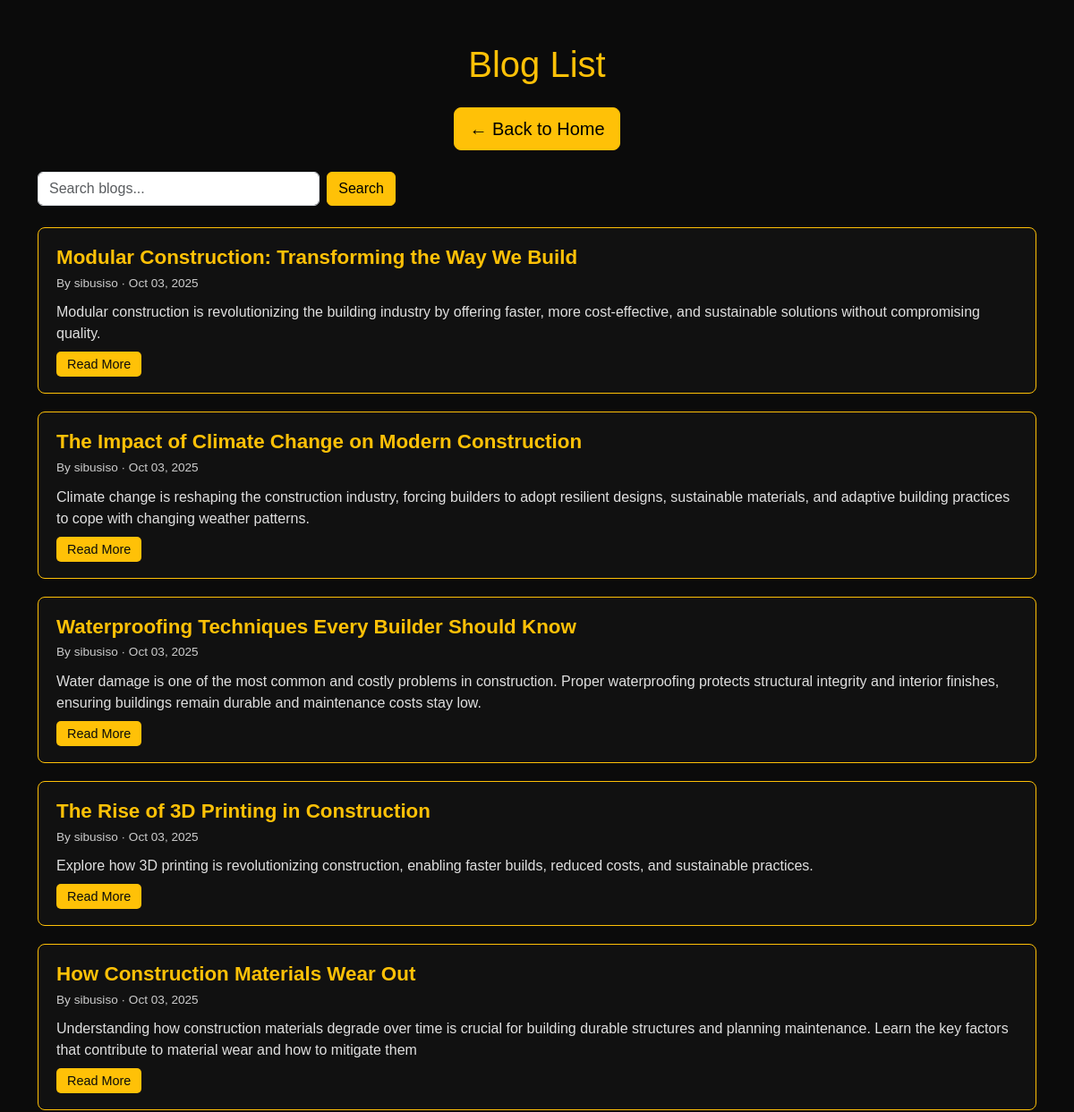
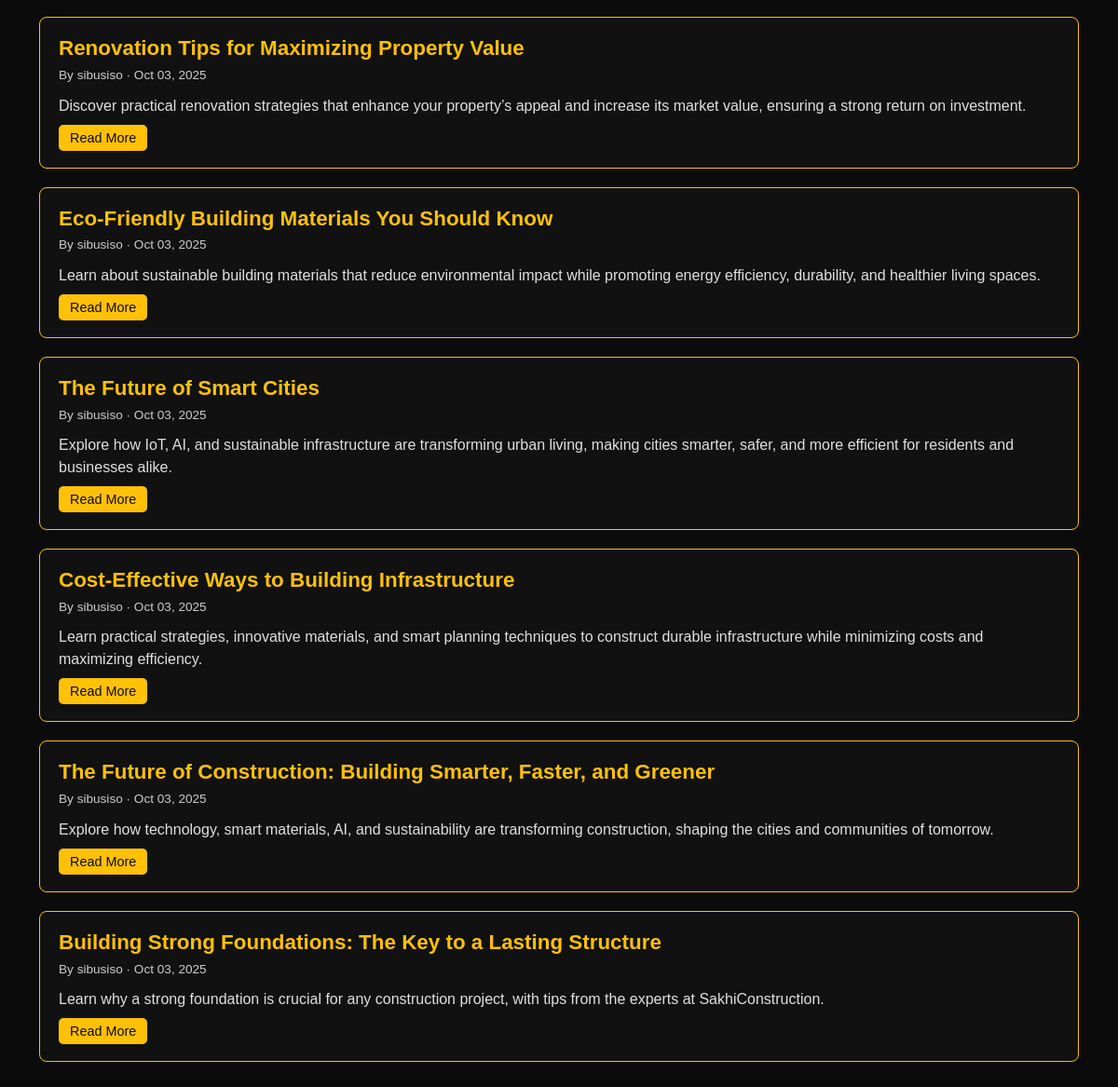
The app's page /blog/search/ with its own data (2 pictures, top to bottom).
### blog/models.py (models this page shows, shortened)
class Post(models.Model):
    image = models.ImageField(upload_to='posts/', default='construction.jpg')
    title = models.CharField(max_length=200)
    slug = models.SlugField(max_length=200, unique=False ,  blank=True)
    description = models.TextField(default='No description available.')
    content = RichTextField()
    author = models.ForeignKey(User, on_delete=models.CASCADE)
    created_at = models.DateTimeField(auto_now_add=True)

### blog/views.py (the view)
# urls.py: path('search/', BlogSearchView.as_view(), name='blog_search'),
class BlogSearchView(ListView):
    template_name = "blog_list.html"
    model = Post
    context_object_name = "posts"
    def get_queryset(self):
        query = self.request.GET.get("q")
        if query:
            return Post.objects.filter(title__icontains=query)
        return Post.objects.all().order_by('-created_at')

### templates/blog_list.html (shortened to what this page needs)
{% load static %}
<!DOCTYPE html>
<html lang="en">
<head>
  <link href="https://cdn.jsdelivr.net/npm/bootstrap@5.3.3/dist/css/bootstrap.min.css" rel="stylesheet">
  <link rel="stylesheet" href="{% static 'styles/main.css' %}">
</head>
<body>
  <div class="container py-5">
    <h1 class="text-center mb-4">Blog List</h1>
    <div class="text-center mb-4">
      <a href="{% url 'home' %}" class="btn btn-warning btn-lg">← Back to Home</a>
    </div>
    <form class="d-flex justify-content-center search-bar mb-4" action="{% url 'blog_search' %}" method="get">
      <input class="form-control me-2" type="search" name="q" placeholder="Search blogs..." aria-label="Search">
      <button class="btn btn-warning" type="submit">Search</button>
    </form>
    <div class="row">
      {% for post in posts %}
        <div class="col-12">
          <div class="blog-card">
            <h2 class="blog-title">{{ post.title }}</h2>
            <p class="blog-meta">By {{ post.author }} · {{ post.created_at|date:"M d, Y" }}</p>
            <p class="blog-content">{{ post.description|truncatewords:30 }}</p>
            <a href="{% url 'blog_post' post.slug %}" class="blog-btn">Read More</a>
          </div>
        </div>
      {% empty %}
        <div class="col-12">
          <p class="text-center text-light">No blog posts found.</p>
        </div>
      {% endfor %}
    </div>
  </div>
</body>
</html>

### templates/blog_list.html (style rules this page uses)
body { background-color: #0B0B0B; color: #ffc107; font-family: Arial, sans-serif; }
.blog-card { background: #111; border: 1px solid #ffc107; border-radius: 8px; padding: 20px; margin-bottom: 20px; }
.blog-title { font-size: 1.4rem; font-weight: bold; margin-bottom: 5px; }
.blog-meta { font-size: 0.85rem; color: #ccc; margin-bottom: 10px; }
.blog-content { font-size: 1rem; color: #e0e0e0; margin-bottom: 10px; }
.blog-btn { background-color: #ffc107; color: #0B0B0B; border: none; padding: 6px 12px; border-radius: 5px; text-decoration: none; font-size: 0.9rem; }
.search-bar { max-width: 400px; margin-bottom: 30px; }

### records on screen
Post: title "Modular Construction: Transforming the Way We Build", author "sibusiso", created_at "Oct 03, 2025", description "Modular construction is revolutionizing the building industry by offering faster, more cost-effective, and sustainable solutions without compromising quality."
Post: title "The Impact of Climate Change on Modern Construction", author "sibusiso", created_at "Oct 03, 2025", description "Climate change is reshaping the construction industry, forcing builders to adopt resilient designs, sustainable materials, and adaptive building practices to cope with changing weather patterns."
Post: title "Waterproofing Techniques Every Builder Should Know", author "sibusiso", created_at "Oct 03, 2025", description "Water damage is one of the most common and costly problems in construction. Proper waterproofing protects structural integrity and interior finishes, ensuring buildings remain durable and maintenance costs stay low."
Post: title "The Rise of 3D Printing in Construction", author "sibusiso", created_at "Oct 03, 2025", description "Explore how 3D printing is revolutionizing construction, enabling faster builds, reduced costs, and sustainable practices."
Post: title "How Construction Materials Wear Out", author "sibusiso", created_at "Oct 03, 2025", description "Understanding how construction materials degrade over time is crucial for building durable structures and planning maintenance. Learn the key factors that contribute to material wear and how to mitigate them"
Post: title "Renovation Tips for Maximizing Property Value", author "sibusiso", created_at "Oct 03, 2025", description "Discover practical renovation strategies that enhance your property’s appeal and increase its market value, ensuring a strong return on investment."
Post: title "Eco-Friendly Building Materials You Should Know", author "sibusiso", created_at "Oct 03, 2025", description "Learn about sustainable building materials that reduce environmental impact while promoting energy efficiency, durability, and healthier living spaces."
Post: title "The Future of Smart Cities", author "sibusiso", created_at "Oct 03, 2025", description "Explore how IoT, AI, and sustainable infrastructure are transforming urban living, making cities smarter, safer, and more efficient for residents and businesses alike."
Post: title "Cost-Effective Ways to Building Infrastructure", author "sibusiso", created_at "Oct 03, 2025", description "Learn practical strategies, innovative materials, and smart planning techniques to construct durable infrastructure while minimizing costs and maximizing efficiency."
Post: title "The Future of Construction: Building Smarter, Faster, and Greener", author "sibusiso", created_at "Oct 03, 2025", description "Explore how technology, smart materials, AI, and sustainability are transforming construction, shaping the cities and communities of tomorrow."
Post: title "Building Strong Foundations: The Key to a Lasting Structure", author "sibusiso", created_at "Oct 03, 2025", description "Learn why a strong foundation is crucial for any construction project, with tips from the experts at SakhiConstruction."
